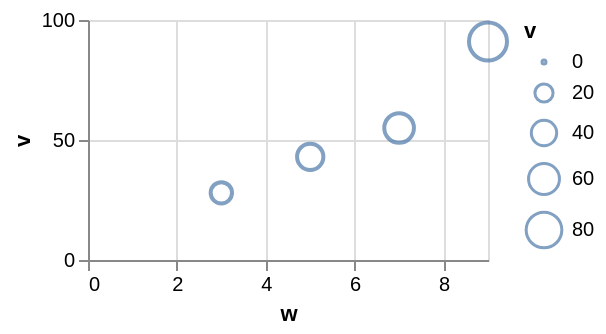

Here is the Vega-Lite specification saved for this chart:
### Vega-Lite specification from a JSON file in a GitHub repository (floating-point values rounded to 4 significant figures)
{"$schema": "https://vega.github.io/schema/vega-lite/v6.json", "width": 200, "height": 120, "data": {"values": [{"c": "alpha", "v": 28, "w": 3, "t": "2024-01-07"}, {"c": "beta", "v": 55, "w": 7, "t": "2024-03-19"}, {"c": "gamma", "v": 43, "w": 5, "t": "2024-06-02"}, {"c": "delta", "v": 91, "w": 9, "t": "2024-09-11"}]}, "mark": "point", "encoding": {"x": {"field": "w", "type": "quantitative"}, "y": {"field": "v", "type": "quantitative"}, "size": {"field": "v", "type": "quantitative", "legend": {"gradientStrokeColor": "dodgerblue"}}}}
